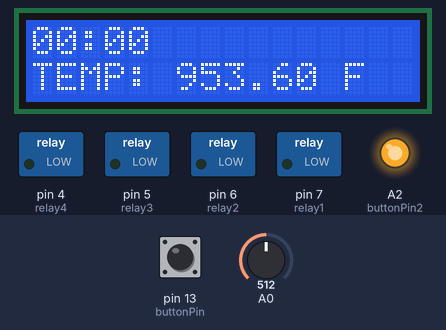
This sketch was run on a simulated Arduino Uno, built with avr-gcc and run on an emulated ATmega328P. On the bench: 16×2 character LCD, switched loads named in the sketch (green lamp = pin HIGH), output pins drawn as LEDs (lit = HIGH). Inputs (shaded band) come from the test bench; at power-on: A0 = 512, pin 13 (buttonPin) LOW.

Above: at 1.2 s.
1.3 s: A0 set to 42
At 2.4 s:
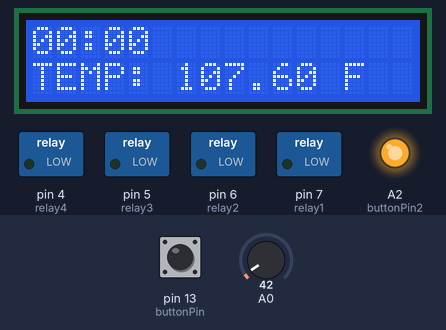
4.3 s: A0 set to 34
At 5.2 s:
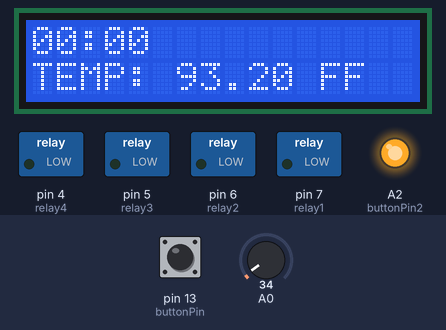
5.8 s: pin 13 (buttonPin) pulled HIGH for 0.15 s
At 7.0 s:
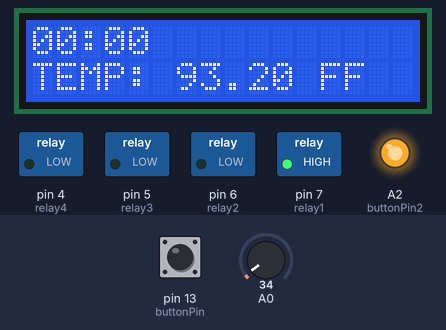
7.4 s: A0 set to 110
At 8.8 s:
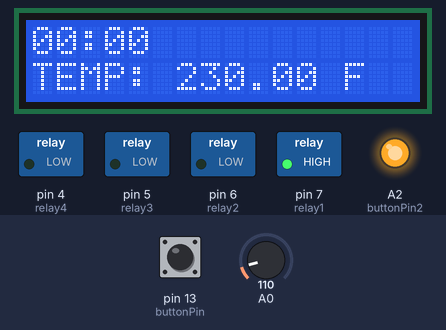
10.4 s: pin 13 (buttonPin) pulled HIGH for 1 s
At 11.7 s:
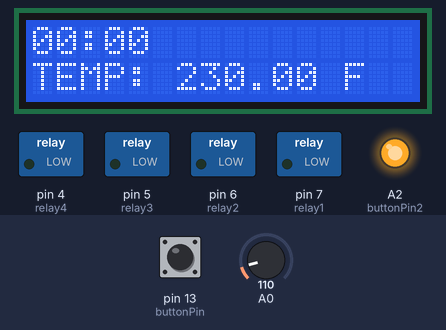
13.5 s: pin 13 (buttonPin) pulled HIGH for 3.2 s
At 14.8 s:
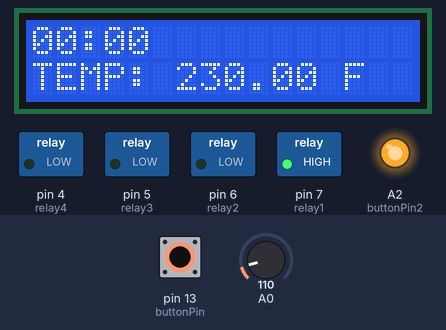
Timing chart, 0 to 16.5 s (numbered marks = the images above; inputs shaded):
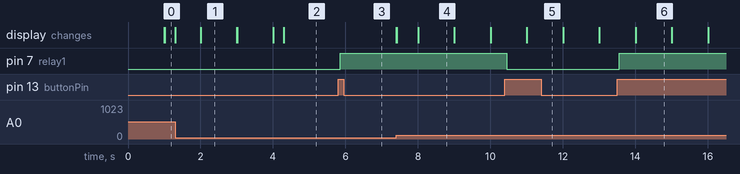

Measured:
- the behaviour switches between 38 and 37 on A0 (found by bisection; images 1 and 2)
- after the input at 1.3 s, the display: changes at once (image 1)
- after the input at 4.3 s, the display: changes at once (image 2)
- after the input at 5.8 s, pin 7 (relay1): LOW → HIGH after 0.05 s
- after the input at 7.4 s, the display: first changes at once (image 4 shows a later state)
- after the input at 10.4 s, pin 7 (relay1): HIGH → LOW after 0.05 s
- after the input at 13.5 s, pin 7 (relay1): LOW → HIGH after 0.05 s

The sketch:

PID_CODE_CountDownWithAdder.ino
```cpp
#include <LiquidCrystal.h> // includes the LiquidCrystal Library

#define relay1 7
#define relay2 6
#define relay3 5
#define relay4 4
//Note: https://seeeddoc.github.io/Relay_Shield_V2.0/ , Pins 4-7 are taken by relay function and cannot be overloaded by other pins.

#define MAX_TEMP  250

LiquidCrystal lcd(11, 10, 9, 8, 3, 2); // Creates an LC object. Parameters: (rs, enable, d4, d5, d6, d7)

//Pins:
int buttonPin = 13;   //pin for button 1 (Digital)
int buttonPin2 = A2;   //pin for button 2 (Analog)

//Time variables:
int period = 1000;
int val = 0; //value from the buttonPin
unsigned long timeNow = 0;
unsigned long oneSecond = 1000UL;
unsigned long startTime = 0;
int secNow = 0;
int displayMin = 0;
int displaySec = 0;

//Temp variables:
float temp;


//De-bouncing variables:
int buttonState = LOW;
int buttonState2 = LOW;
int lastButtonState = LOW;
int lastButtonState2 = LOW;
int relayState = LOW;
int relayState2 = LOW;
long lastDebounceTime = 0;
long lastDebounceTime2 = 0;
long debounceDelay = 50;

void setup() {

  Serial.begin(9600);// setup Serial Monitor to display information
  pinMode(relay1, OUTPUT);// connected to Relay 1
  pinMode(relay2, OUTPUT);// connected to Relay 2
  pinMode(relay3, OUTPUT);// connected to Relay 3
  pinMode(relay4, OUTPUT);// connected to Relay 4
  digitalWrite(relay1, LOW);
  digitalWrite(relay2, LOW);
  digitalWrite(relay3, LOW);
  digitalWrite(relay4, LOW);

  lcd.begin(16, 2); // Initializes the interface to the LCD screen, and specifies the dimensions (width and height) of the display }
  lcd.clear();

  pinMode(buttonPin, INPUT);
  pinMode(buttonPin2, OUTPUT);// analog pin, switch
  digitalWrite(buttonPin2, HIGH); //countdown button


}

void loop() {

  int reading = digitalRead(buttonPin);//Return HIGH if enabled, otherwise LOW

  if (reading !=lastButtonState){
    lastDebounceTime = millis();
  }

  if((millis() - lastDebounceTime) > debounceDelay){

    if (reading != buttonState){
      buttonState = reading;

      if (buttonState == HIGH){
        relayState = !relayState;
      }
    }

  }
  digitalWrite(relay1, relayState);
  lastButtonState = reading;


  int reading2 = digitalRead(buttonPin2);
  if (reading2 != lastButtonState2){
    lastDebounceTime2 = millis();
  }
  if((millis() - lastDebounceTime2) > debounceDelay){
    if (reading2 != buttonState2){
      buttonState2 = reading2;

      if ((reading2 == LOW)){    //not sure why but when analog button is pushed, it goes from HIGH to LOW
        digitalWrite(relay2, HIGH);
        digitalWrite(relay3, HIGH);

        secNow = secNow + 30;
      }
    }
  }
  lastButtonState2 =reading2;
  displayTemp();
  temp = getTemp();
  if ((millis() - startTime >= oneSecond) && (temp > 100))
    {
      if (secNow == 0 ){
        digitalWrite(relay1, LOW);
        digitalWrite(relay2, LOW);
        digitalWrite(relay3, LOW);
        digitalWrite(relay4, LOW);
      }
      displayCountDown(secNow);
      if(secNow!=0)
         secNow--;
      startTime += oneSecond;
    }

}

float getTemp(){
  float temp1;
  temp1 = analogRead(A0); //read the temp from A0
  temp1= temp1 *9 / 5;
  temp1 = temp1 + 32;
  return temp1;
}

void displayTemp(){
  float temp2 = getTemp();
  lcd.setCursor(0,2);
  lcd.print("TEMP: ");
  lcd.print(temp2);
  lcd.print(" F");
}

void displayCountDown(int sec){
  lcd.clear();
  int displayMin = sec/60;
  if (displayMin < 10) lcd.print("0");
  lcd.print(displayMin);
  lcd.print(":");
  int displaySec = sec % 60;
  if (displaySec < 10) lcd.print("0");
  lcd.print(sec % 60);
}
```
